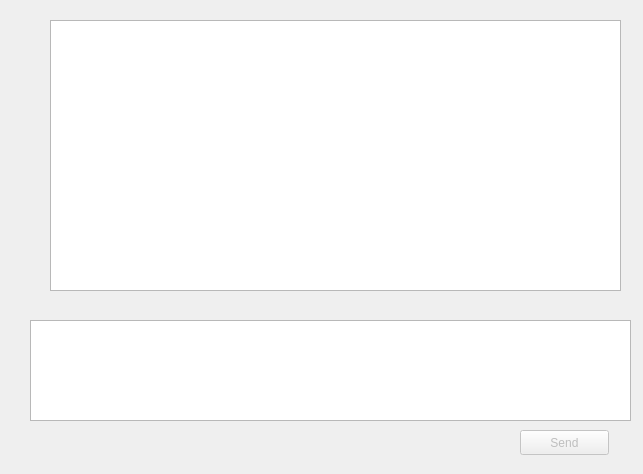
<?xml version="1.0" encoding="UTF-8"?>
<ui version="4.0">
 <class>MGAChatMSGDialog</class>
 <widget class="QDialog" name="MGAChatMSGDialog">
  <property name="geometry">
   <rect>
    <x>0</x>
    <y>0</y>
    <width>643</width>
    <height>474</height>
   </rect>
  </property>
  <property name="windowTitle">
   <string>Dialog</string>
  </property>
  <widget class="QTextEdit" name="msgTextEditBox">
   <property name="geometry">
    <rect>
     <x>30</x>
     <y>320</y>
     <width>601</width>
     <height>101</height>
    </rect>
   </property>
  </widget>
  <widget class="QPushButton" name="sendButton">
   <property name="enabled">
    <bool>false</bool>
   </property>
   <property name="geometry">
    <rect>
     <x>520</x>
     <y>430</y>
     <width>89</width>
     <height>25</height>
    </rect>
   </property>
   <property name="text">
    <string>Send</string>
   </property>
  </widget>
  <widget class="QTextBrowser" name="msgBrowser">
   <property name="geometry">
    <rect>
     <x>50</x>
     <y>20</y>
     <width>571</width>
     <height>271</height>
    </rect>
   </property>
  </widget>
 </widget>
 <resources/>
 <connections/>
</ui>
